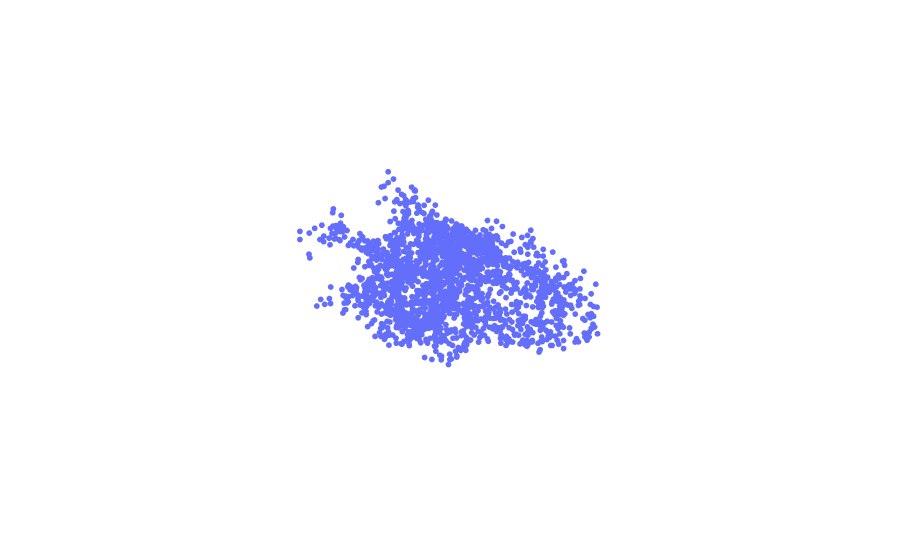

Notebook cell for this chart:
### Code cell
plot_3D(pc)

### Figure 1 — Plotly figure (JSON) as saved in the notebook; plotly's stock layout.template omitted (floating-point values rounded to 4 significant figures; data arrays with more than 128 entries replaced by an {"elided": "..."} marker saying what was removed)
{"data": [{"hoverinfo": "text", "hovertext": {"elided": "2048 str values"}, "marker": {"size": 2}, "mode": "markers", "type": "scatter3d", "x": {"elided": "2048 float values"}, "y": {"elided": "2048 float values"}, "z": {"elided": "2048 float values"}}], "layout": {"scene": {"xaxis": {"visible": false}, "yaxis": {"visible": false}, "zaxis": {"visible": false}}}}
